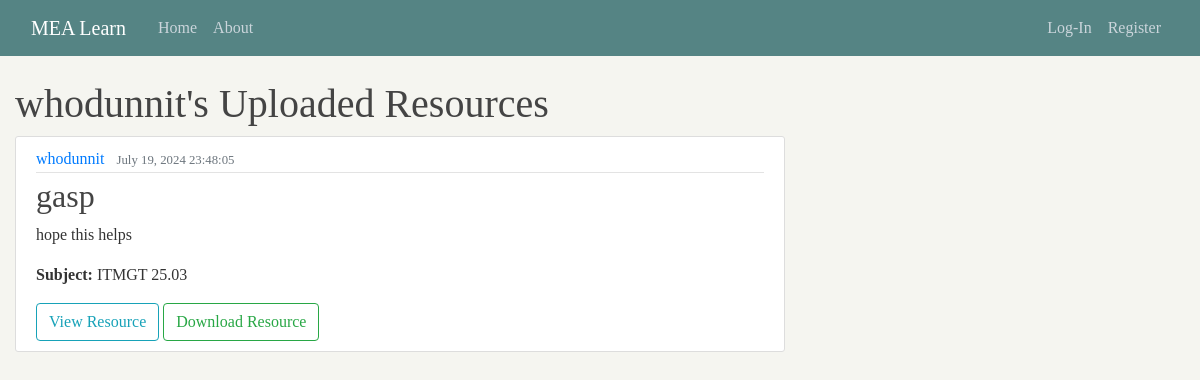
Page /user/whodunnit/ on the committed database.
### blog/models.py (models this page shows, shortened)
class Resource(models.Model):
    SUBJECT_CHOICES = [
        ('MATH 31.1', 'MATH 31.1'),
        ('LAS 21', 'LAS 21'),
        ('MATH 31.2', 'MATH 31.2'),
        ('DECSC 22', 'DECSC 22'),
        ('ITMGT 25.03', 'ITMGT 25.03'),
        ('MATH 31.3', 'MATH 31.3'),
        ('ACCT 115', 'ACCT 115'),
        ('LLAW 113', 'LLAW 113'),
        ('MATH 70.1', 'MATH 70.1'),
        ('ECON 110', 'ECON 110'),
        ('ACCT 125', 'ACCT 125'),
        ('LLAW 115', 'LLAW 115'),
        ('MATH 61.2', 'MATH 61.2'),
        ('DECSC 25', 'DECSC 25'),
        ('ECON 121', 'ECON 121'),
        ('FINN 115', 'FINN 115'),
        ('QUANT 121', 'QUANT 121'),
        ('QUANT 162', 'QUANT 162'),
        ('LAS 111', 'LAS 111'),
        ('MKTG 111', 'MKTG 111'),
        ('QUANT 163', 'QUANT 163'),
        ('LAS 123', 'LAS 123'),
        ('QUANT 192', 'QUANT 192'),
        ('LAS 120', 'LAS 120'),
        ('LAS 140', 'LAS 140'),
        ('OPMAN 125', 'OPMAN 125'),
        ('QUANT 164', 'QUANT 164'),
        ('QUANT 199', 'QUANT 199'),
        ('LAS 197.10', 'LAS 197.10'),
    ]
    title = models.CharField(max_length=150)
    description = models.TextField()
    subject = models.CharField(max_length=100, choices=SUBJECT_CHOICES, default='None')
    date_uploaded = models.DateTimeField(default=timezone.now)
    file = models.FileField(upload_to='resource_files')
    author = models.ForeignKey(User, on_delete=models.CASCADE)

### blog/views.py (the view)
# urls.py: path('user/<str:username>/', UserResourceListView.as_view(), name='user-resources'),
class UserResourceListView(ListView):
    model = Resource
    template_name = 'blog/user_resource_list.html'
    context_object_name = 'resources'
    paginate_by = 5
    def get_queryset(self):
        user = get_object_or_404(User, username=self.kwargs.get('username'))
        return Resource.objects.filter(author=user).order_by('-date_uploaded')

### blog/templates/blog/user_resource_list.html (shortened to what this page needs)
{% extends "blog/base.html" %}
{% load static %}
{% block content %}
    <h1>{{ view.kwargs.username }}'s Uploaded Resources</h1>
    <div class="resource-list">
        {% for resource in resources %}
            <div class="resource-container">
                <article class="media content-section">
                    <div class="media-body">
                        <div class="article-metadata">
                            <a class="mr-2" href="{% url 'user-resources' resource.author.username %}">{{ resource.author.username }}</a>
                            <small class="text-muted">{{ resource.date_uploaded|date:"F d, Y H:i:s" }}</small>
                        </div>
                        <h2>
                            <a class="article-title" href="{% url 'resource-detail' resource.id %}">{{ resource.title }}</a>
                        </h2>
                        <p class="article-content">{{ resource.description }}</p>
                        {% if resource.subject %}
                            <p class="resource-class"><strong>Subject:</strong> {{ resource.subject }}</p>
                        {% endif %}
                        <div class="file-container">
                            {% if resource.file %}
                                <a href="{{ resource.file.url }}" target="_blank" class="btn btn-outline-info">View Resource</a>
                                <a href="{% url 'download_file' resource.id %}" class="btn btn-outline-success">Download Resource</a>
                            {% else %}
                                <p>No file uploaded.</p>
                            {% endif %}
                        </div>
                    </div>
                </article>
            </div>
        {% empty %}
            <p>No resources found.</p>
        {% endfor %}
    </div>
{% endblock content %}

### blog/static/blog/main.css (style rules this page uses)
body { font-family: 'Times New Roman', serif !important; background: #F5F5F0; color: #333333; margin: 0; padding: 0; box-sizing: border-box; margin-top: 5rem; }
h1, h2, h3, h4, h5, h6 { color: #444444; }
.content-section { background: #ffffff; padding: 10px 20px; border: 1px solid #dddddd; border-radius: 3px; margin-bottom: 20px; }
.article-title { color: #444444; }
.article-content { white-space: pre-line; }
.article-metadata { padding-bottom: 1px; margin-bottom: 4px; border-bottom: 1px solid #e3e3e3; }

### blog/templates/blog/base.html (style rules this page uses)
body { font-family: 'Karla', sans-serif; }

### rows in the picture
Resource: author.username "whodunnit", date_uploaded "July 19, 2024 23:48:05", title "gasp", description "hope this helps", subject "ITMGT 25.03"

### other values in the picture
{{ view.kwargs.username }} "whodunnit"
